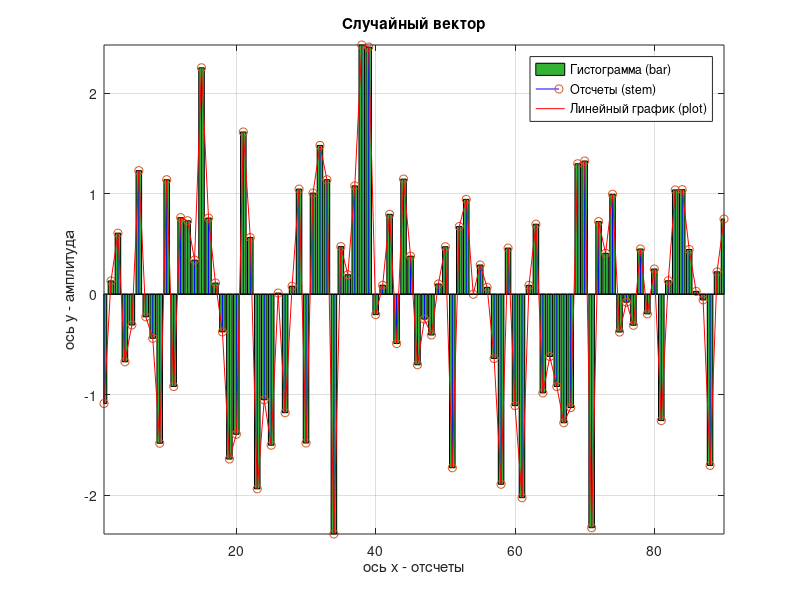

Reproduce this figure in MATLAB.
%% Лабораторная работа 1: Введение в Matlab/Octave
% Вариант параметров: a = 24 (номер в списке), b = 26 (число студентов)

%% Часть 1. Константы
clear all;
a = 24; b = 26;
c = b - a;
d = c.*b - a;
e = a + 1i*b;
h = d .* pow2(10,2);
g = a * pi;
save("lab1_part1.mat");

%% Часть 2. Векторы
clear all;
load("lab1_part1.mat",'c','d');
N = c + 1;
f = zeros(1,N); g = zeros(1,N);
h = f + g;
j = h * d;
v = ones(N,1);
v(3)
save("lab1_part2.mat");

%% Часть 3. Матрицы
clear all;
A = zeros(3,3); B = ones(3,3);
C = A * B;
D = A .* B;
D(1,1)
D(:,2)
D(2,:)
save("lab1_part3.mat");

%% Часть 4. Операторы и циклы
clear all;
load("lab1_part1.mat","a");
cntr = 0;
for c=1:10*a
    cntr = cntr + c;
end

cntr2 = 0;
for c=1:10*a
    if mod(c,2) ~= 0
        cntr2 = cntr2 + c;
    end
end

cntr3 = 0;
x = 0;
while x<a
   cntr3 = cntr3 + x;
   x = x+1;
end
save("lab1_part4.mat");

%% Часть 5. Библиотека функций
clear all;
A = randn(1,10);
[maxA, maxAind] = max(A); minA = min(A);
C = ones(1,10);
D = zeros(1,10);
save("lab1_part5.mat");

%% Блок 6. Графическое отображение
clear all;
A = randn(1,100);
figure;
bar(1:100,A,'FaceColor',[0.2 0.7 0.2]);
hold on;
stem(1:100,A,'Color','blue');
hold on;
plot(1:100,A,'Color','red');
xlabel('ось х - отсчеты');
ylabel('ось у - амплитуда');
title('Случайный вектор');
legend('Гистограмма (bar)','Отсчеты (stem)','Линейный график (plot)');
xlim([1,90]);
ylim([min(A), max(A)]);
grid on;
exportgraphics(gcf,'graphic.jpg');
save("lab1_part6.mat");
